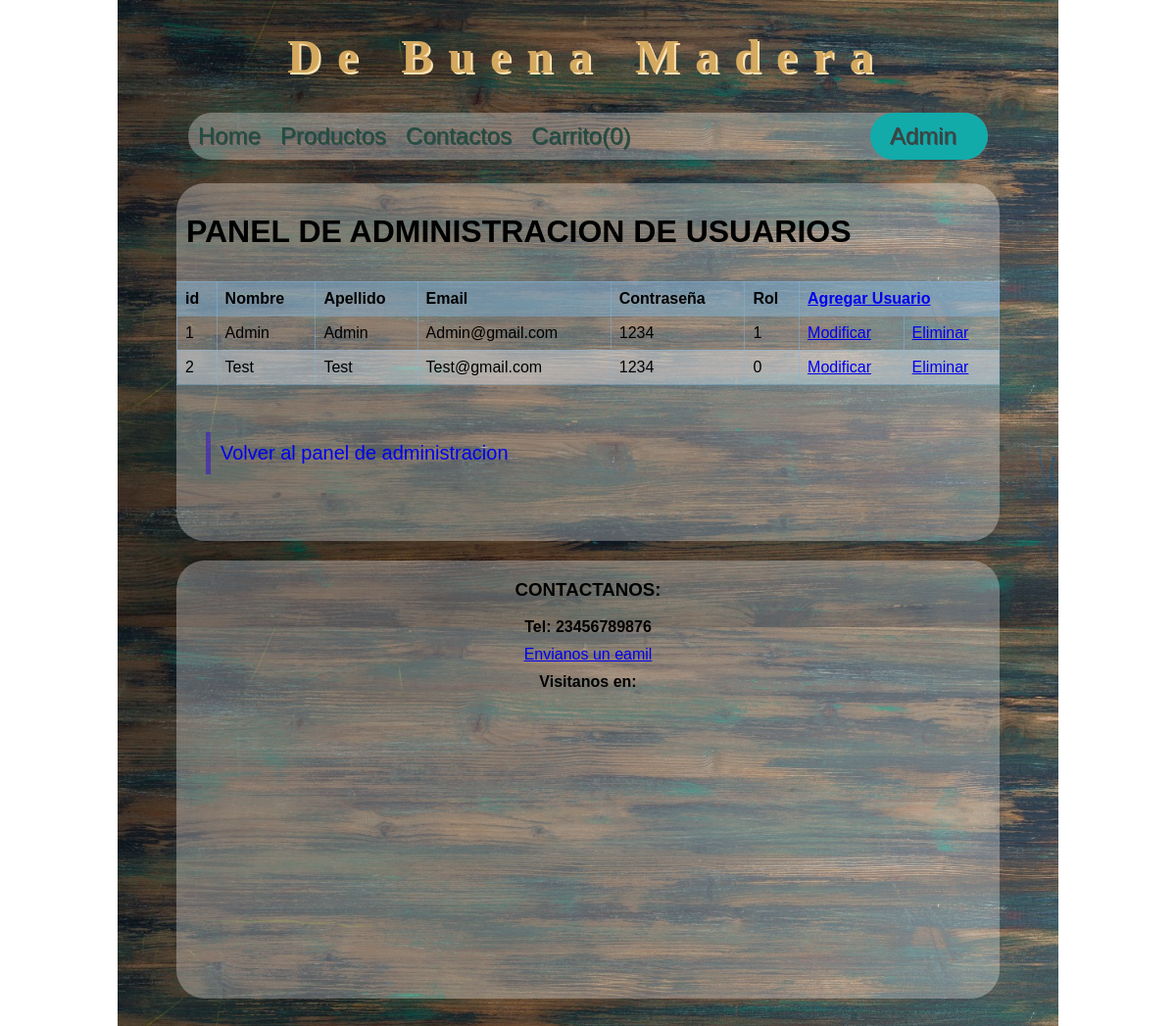
Screenshot of /adminUsuarios.php (signed in) with the database file from the repository.
### tables this page shows
CREATE TABLE `usuarios` (
  `idUsuario` int(11) NOT NULL,
  `usuNombre` varchar(45) NOT NULL,
  `usuApellido` varchar(45) NOT NULL,
  `email` varchar(45) NOT NULL,
  `pass` varchar(255) NOT NULL,
  `rol` tinyint(1) NOT NULL DEFAULT '0'
);

### class/Usuario.php (called while the page is built, shortened)
<?php
class Usuario
{
    public function listarUsuarios()
    {
        $link = Conexion::conectar();
        $sql = "SELECT
                    idUsuario,
                    usuNombre,
                    usuApellido,
                    email,
                    pass,
                    rol
                FROM usuarios";
        $stmt = $link->prepare($sql);
        $stmt->execute();
        $usuarios = $stmt->fetchAll();
        return $usuarios;
    }
}

### adminUsuarios.php (the view, shortened to what this page needs)
<?php
$Usuario = new Usuario;
$usuarios = $Usuario->listarUsuarios();
include 'includes/nav.php';
?>
<main>
    <div class="contenido">
        <h1>Panel de administracion de usuarios</h1>
        <table>
            <thead>
                <tr>
                    <th>id</th>
                    <th>Nombre</th>
                    <th>Apellido</th>
                    <th>Email</th>
                    <th>Contraseña</th>
                    <th>Rol</th>
                    <th colspan="2"><a href="formAgregarUsuario.php">Agregar Usuario</a> </th>
                </tr>
            </thead>
            <tbody>
                <?php
                foreach ($usuarios as $usuario) {
                ?>
                    <tr>
                        <td><?= $usuario['idUsuario']; ?></td>
                        <td><?= $usuario['usuNombre']; ?></td>
                        <td><?= $usuario['usuApellido']; ?></td>
                        <td><?= $usuario['email']; ?></td>
                        <td><?= $usuario['pass']; ?></td>
                        <td><?= $usuario['rol']; ?></td>
                        <td><a href="formModificarUsuario.php?idUsuario=<?=$usuario['idUsuario'];?>">Modificar</a></td>
                        <td><a href="formEliminarUsuario.php?idUsuario=<?=$usuario['idUsuario'];?>">Eliminar</a></td>
                    </tr>
                <?php
                }
                ?>
            </tbody>
        </table>
        <br>
        <a href="admin.php" class="enlace">
            Volver al panel de administracion
        </a>
        <br>
    </div>
</main>
<?php
include 'includes/footer.php';
?>

### css/style.css (style rules this page uses)
* { box-sizing: border-box; }
body { font-family: Arial, Helvetica, sans-serif; background-image: url("../images/fondo4.jpg"); background-size: 80%; background-repeat: repeat-y; background-position-x: center; margin: 0px auto; }
.header { text-align: center; font-size: 3rem; margin: 20px auto; padding: 0px auto; font-family: 'Times New Roman', Times, serif; letter-spacing: 1rem; max-width: 85%; color: rgb(212, 169, 95); text-shadow: 2px 2px moccasin; }
div.contenido { display: block; width: 70%; margin-left: 15%; margin-right: 15%; background-color: rgba(250, 250, 250, 0.3); border-radius: 29px; overflow: auto; margin-top: 20px; padding-bottom: 20px; }
h1, h2 { padding: 10px; }
h1, h3, h4::first-letter { text-transform: uppercase; }
a::first-letter { text-transform: uppercase; }
td::first-letter { text-transform: uppercase; }
.enlace { padding: 10px; margin: 30px; margin-top: 30px; text-decoration: none; display: block; font-size: 20px; border-left: 5px solid rgba(55, 11, 212, 0.5); }
table { border-collapse: collapse; width: 100%; text-align: left; }
th, td { border: 1px solid rgba(133, 180, 218, 0.472); padding: 8px; }
tr:nth-child(even) { background-color: rgba(212, 222, 230, 0.472); }
thead { background-color: rgba(133, 180, 218, 0.472); }

### rows the page displays
usuarios: idUsuario "1", usuNombre "admin", usuApellido "admin", email "admin@gmail.com", pass "1234", rol "1"
usuarios: idUsuario "2", usuNombre "test", usuApellido "test", email "test@gmail.com", pass "1234", rol "0"

### other values shown
$_SESSION['administrador'] "Admin"
